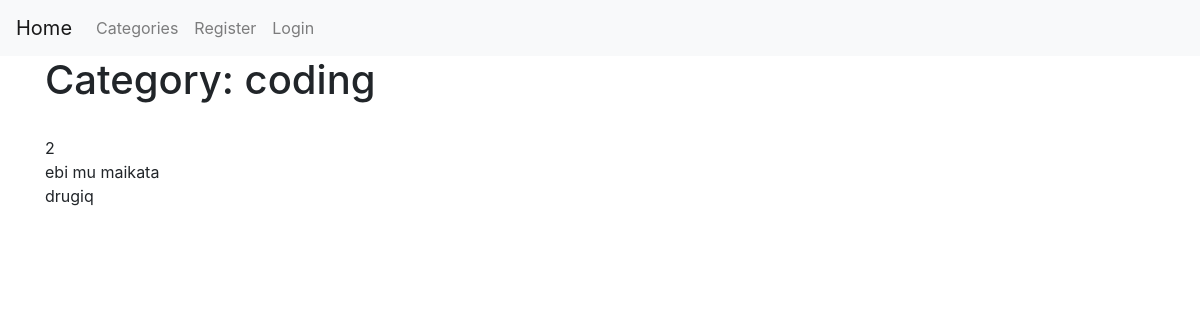
The page /category/coding/ on the database as committed earlier.
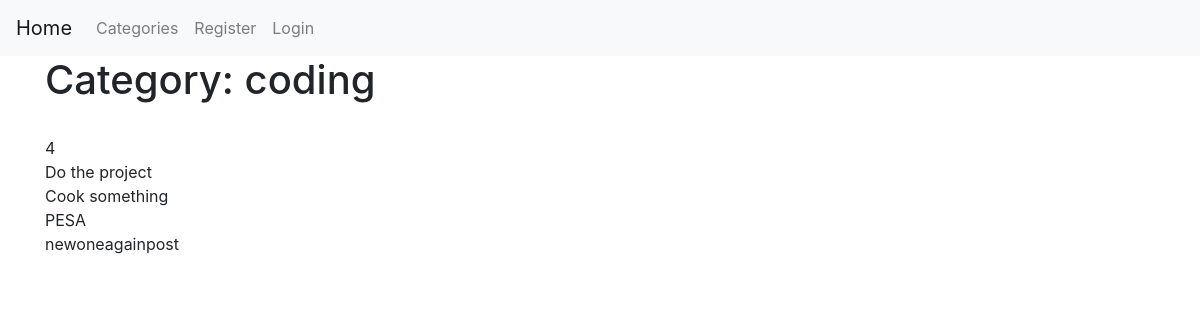
The same page on the database as committed later.
### final/models.py (models this page shows, shortened)
class Post(models.Model):
    title = models.CharField(max_length=20)
    title_tag = models.CharField(max_length=20, default='Crypto Blog')
    author = models.ForeignKey(User, on_delete=models.CASCADE)
    body = RichTextField(blank=True, null=True)
    date = models.DateField(auto_now_add=True)
    category = models.CharField(max_length=200, default='coding')
    snippet = models.CharField(max_length=200)
    likes = models.ManyToManyField(User, related_name='block_post')
    header_image = models.ImageField(null=True, blank=True, upload_to='images/')

### final/views.py (the view)
# urls.py: path('category/<str:cat>/', CategoryView, name='category'),
def CategoryView(request, cat):
    posts = Post.objects.filter(category=cat.replace('-', ' '))
    return render(request, 'categories.html', {'posts': posts, 'cat': cat.replace('-', ' ')})

### templates/categories.html (shortened to what this page needs)
{% extends 'base.html' %}
{% block content %}
    <body>
    <h1>Category: {{ cat }}</h1>
    <br>
   {{ posts.count }}
    <br>
    {% if posts %}
    {% for post in posts %}
        {{ post.title }}<br>
    {% endfor %}
    {% else %}
    No posts for this category
    {% endif %}
    </body>
{% endblock %}

Rows that differ between the two databases and show on the page:
removed Post: title "ebi mu maikata"
removed Post: title "drugiq"
added Post: title "Do the project"
added Post: title "Cook something"
added Post: title "PESA"
added Post: title "newoneagainpost"
Other text that changed with them:
{{ posts.count }}: "2" → "4"
